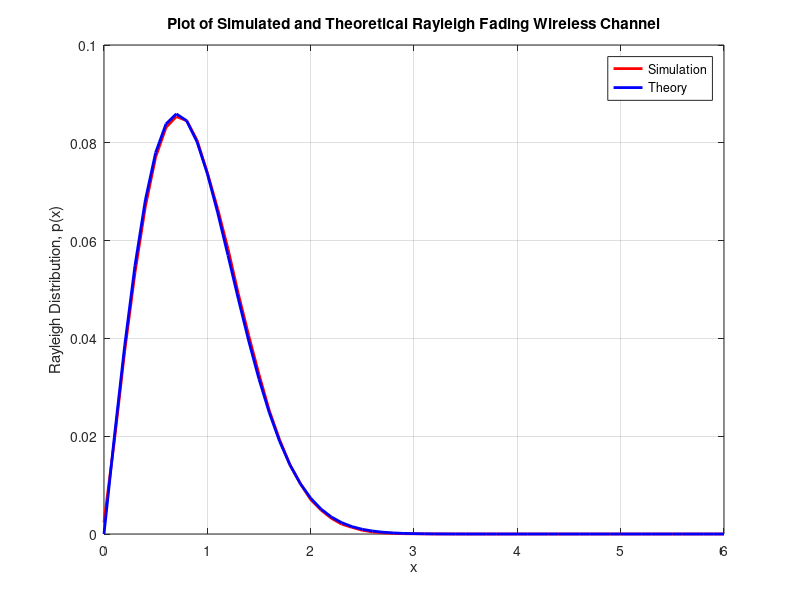
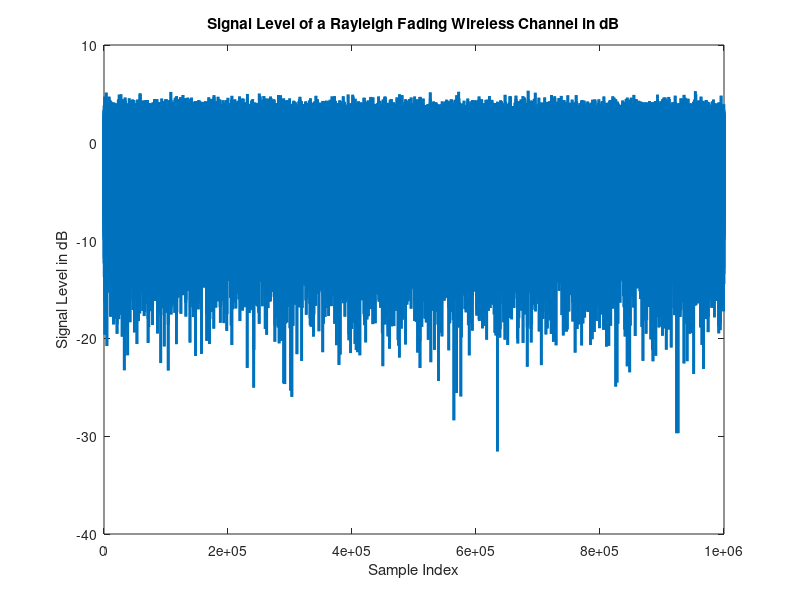
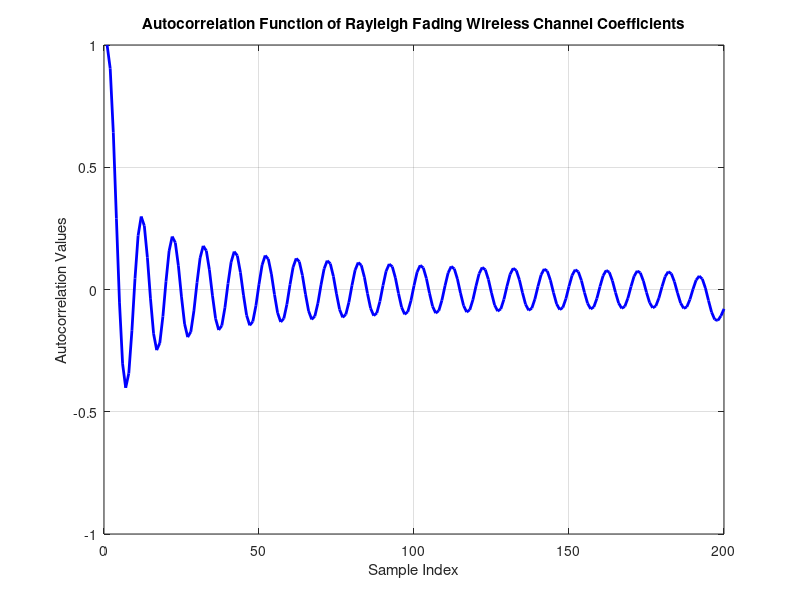
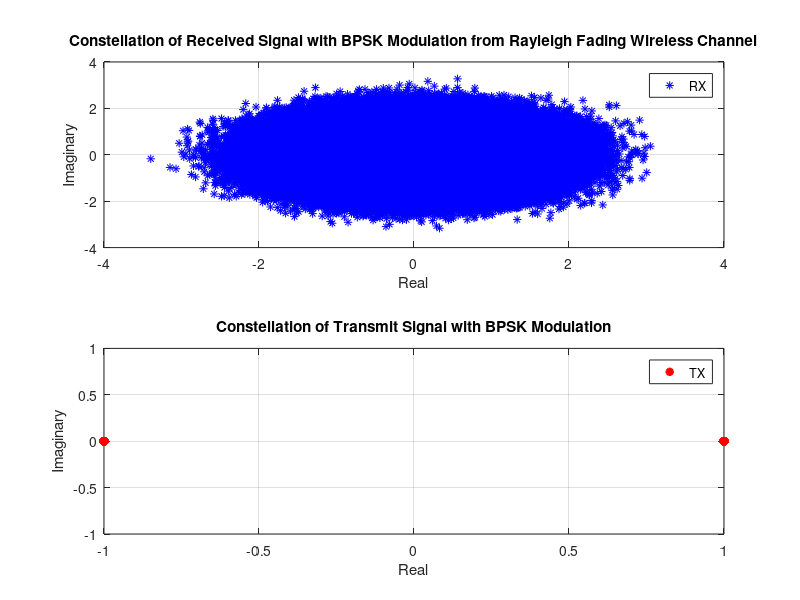

Reproduce these figures in MATLAB, in order.


%%%%%%%%%%%%%%%%%%%%%%%%%%%%%%%%%%%%%%%%%%%%%%%%%%%%%%%%%%%%%%%%%%%%%%%%%%
% Title     : Simulation of a Rayleigh Fading Wireless Channel
% Author    : balarcode
% Version   : 2.1
% Date      : 9th May 2025
% File Type : Matlab Script
% File Test : Verified on Matlab R2024b
% Comments  : Short-term fast fading of a wireless channel
%             can be modeled as a Rayleigh fading channel.
%             The channel has no line of sight (LOS) between transmitter
%             and receiver and includes multipath propagation of a
%             transmitted EM wave through multiple scatterers in the
%             vicinity of the wireless receiver.
%             Rayleigh fading channel is a statistical channel model.
%
% All Rights Reserved.
% %%%%%%%%%%%%%%%%%%%%%%%%%%%%%%%%%%%%%%%%%%%%%%%%%%%%%%%%%%%%%%%%%%%%%%%%
%%

clear
close all

%-------------------------------------------------------------------------
% Simulation Parameter Initialization
%-------------------------------------------------------------------------
% Maximum Doppler frequency due to wireless receiver's motion
fd_max = 200;

% Sampling period (To be taken to be less than the Doppler period)
Ts = 0.1/fd_max;
fs = 1/Ts; % Sampling frequency

% Carrier frequency
fc = 1.8e9;
lambda = 3e8/fc; % velocity (m/s) / frequency (Hz)

% Number of samples considered in the simulation
num_samples = 10^6;

M = 32;
n = 1 : M;
N = 4 * M;

% Initialize r_i and r_q to all zeros
r_i = zeros(1, num_samples); % Returns a vector of order 1 x num_samples with elements being zeros
r_q = r_i;

%-------------------------------------------------------------------------
% Simulation of a Rayleigh Fading Wireless Channel
%-------------------------------------------------------------------------
% Doppler frequency
fn = fd_max * cos(2 * pi * (n-0.5)/N); 
% NOTE: Since the Doppler frequency is very small compared to the carrier frequency,
%       the electric field components can be modeled as a narrow band random process.

% angle_n is the angle of the nth scattered wave arriving at the receiver w.r.t the direction of motion of the receiver
% NOTE: The scattered waves arrive at a uniform distribution angle.
angle_n = pi * n/(M); 

% 'alpha_n' is a real random variable representing the amplitude of the scattered waves
alpha_n = sign(randn(1, M));

% The phase of the scattered waves are statistically independent and
% uniformly distributed in (0, 2*pi)
theta = 2 * pi * rand(1, M);

m = (1 : num_samples);

% Phase of the nth scattered wave arriving at the receiver with 
% Doppler shift included = (2*pi*fn*t)+theta; where 't' is sampled at 'm*Ts'
for idx = 1 : M
    r_i(m) = r_i(m) + alpha_n(idx) * cos(angle_n(idx)) * cos(2*pi*fn(idx)*m*Ts+theta(idx));
    r_q(m) = r_q(m) + alpha_n(idx) * sin(angle_n(idx)) * cos(2*pi*fn(idx)*m*Ts+theta(idx));
end
% NOTE-1: r_i and r_q represent the Gaussian random variables for the in-phase and 
%         quadrature-phase of the resultant electric field at the wireless receiver.
%         These two Gaussian random variables are independent and identically distributed.
% NOTE-2: Jakes Method uses Sum of Sinusoids to obtain the Gaussian random
%         variables with Doppler shift and angle of arrival included.

% Complex baseband fading signal from a Rayleigh fading channel
fading_signal = (r_i + 1i*r_q) * (sqrt(2/M));
% NOTE: Also called as Rayleigh fading channel coefficients.

% NOTE: The distribution of magnitude of the fading signal follows a 
% Rayleigh probability distribution.
magnitude_fading_signal = abs(fading_signal);

%------------------------------------------------------------------------
% TRANSMIT DATA
%------------------------------------------------------------------------
transmit_data = sign(randn(1, num_samples)); % BPSK modulated random data

%------------------------------------------------------------------------
% RECEIVED SIGNAL
%------------------------------------------------------------------------
received_signal = transmit_data.*fading_signal;
magnitude_received_signal = abs(received_signal);

%------------------------------------------------------------------------
% FIGURE(S)
%------------------------------------------------------------------------
figure(1)
X = (0 : 0.1 : 6);
[rayleigh_fading_sim, X_sim] = hist(magnitude_received_signal, X);
plot(X, rayleigh_fading_sim/sum(rayleigh_fading_sim), '-r', 'LineWidth', 2);
hold on;

sigma = 1/sqrt(2); % Standard deviation
rayleigh_fading_theory = (X./(sigma^2)).*exp((-X.^2)/(2*(sigma^2)));
plot(X, rayleigh_fading_theory/sum(rayleigh_fading_theory), '-b', 'LineWidth', 2);

grid on;
legend('Simulation', 'Theory');
xlabel('x');
ylabel('Rayleigh Distribution, p(x)');
title('Plot of Simulated and Theoretical Rayleigh Fading Wireless Channel');

figure(2)
t = (1 : num_samples);
plot(t, 10*log10(magnitude_fading_signal), 'LineWidth', 2);
xlabel('Sample Index');
ylabel('Signal Level in dB');
title('Signal Level of a Rayleigh Fading Wireless Channel in dB');

figure(3)
acorr_i = xcorr(fading_signal);
acorr_i = acorr_i / max(acorr_i);
plot(real(acorr_i(num_samples : num_samples+fd_max-1)), '-b', 'LineWidth', 2);
grid on;
xlabel('Sample Index');
ylabel('Autocorrelation Values');
title('Autocorrelation Function of Rayleigh Fading Wireless Channel Coefficients');

figure(4)
subplot(2,1,1)
plot(real(received_signal), imag(received_signal), 'b*')
grid on
legend('RX');
xlabel("Real")
ylabel("Imaginary")
title('Constellation of Received Signal with BPSK Modulation from Rayleigh Fading Wireless Channel')
subplot(2,1,2)
plot(real(transmit_data), imag(transmit_data), 'r*', 'LineWidth', 2)
grid on
legend('TX');
xlabel("Real")
ylabel("Imaginary")
title('Constellation of Transmit Signal with BPSK Modulation')
